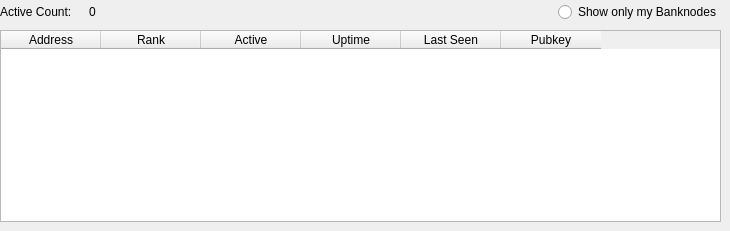
     <widget class="QWidget" name="tab">
      <attribute name="title">
       <string>Active Base Nodes</string>
      </attribute>
      <widget class="QWidget" name="layoutWidget">
       <property name="geometry">
        <rect>
         <x>0</x>
         <y>0</y>
         <width>721</width>
         <height>24</height>
        </rect>
       </property>
       <layout class="QHBoxLayout" name="horizontalLayout_6">
        <property name="bottomMargin">
         <number>0</number>
        </property>
        <item>
         <widget class="QLabel" name="label_30">
          <property name="sizePolicy">
           <sizepolicy hsizetype="Fixed" vsizetype="Preferred">
            <horstretch>0</horstretch>
            <verstretch>0</verstretch>
           </sizepolicy>
          </property>
          <property name="maximumSize">
           <size>
            <width>120</width>
            <height>16777215</height>
           </size>
          </property>
          <property name="text">
           <string>Active Count:</string>
          </property>
         </widget>
        </item>
        <item>
         <widget class="QLabel" name="countLabel">
          <property name="maximumSize">
           <size>
            <width>120</width>
            <height>16777215</height>
           </size>
          </property>
          <property name="text">
           <string>0</string>
          </property>
         </widget>
        </item>
        <item>
         <spacer name="horizontalSpacer_6">
          <property name="orientation">
           <enum>Qt::Horizontal</enum>
          </property>
          <property name="sizeType">
           <enum>QSizePolicy::Fixed</enum>
          </property>
          <property name="sizeHint" stdset="0">
           <size>
            <width>380</width>
            <height>20</height>
           </size>
          </property>
         </spacer>
        </item>
        <item>
         <widget class="QRadioButton" name="showMineOnly">
          <property name="maximumSize">
           <size>
            <width>220</width>
            <height>16777215</height>
           </size>
          </property>
          <property name="toolTip">
           <string>Show only those Banknodes listed by their address in mybanknodes.txt</string>
          </property>
          <property name="text">
           <string>Show only my Banknodes</string>
          </property>
         </widget>
        </item>
       </layout>
      </widget>
      <widget class="QTableWidget" name="tableWidget">
       <property name="geometry">
        <rect>
         <x>0</x>
         <y>30</y>
         <width>721</width>
         <height>192</height>
        </rect>
       </property>
       <property name="sizePolicy">
        <sizepolicy hsizetype="Preferred" vsizetype="Preferred">
         <horstretch>0</horstretch>
         <verstretch>0</verstretch>
        </sizepolicy>
       </property>
       <property name="minimumSize">
        <size>
         <width>0</width>
         <height>0</height>
        </size>
       </property>
       <property name="maximumSize">
        <size>
         <width>800</width>
         <height>16777215</height>
        </size>
       </property>
       <property name="editTriggers">
        <set>QAbstractItemView::NoEditTriggers</set>
       </property>
       <property name="alternatingRowColors">
        <bool>true</bool>
       </property>
       <property name="selectionBehavior">
        <enum>QAbstractItemView::SelectRows</enum>
       </property>
       <property name="horizontalScrollMode">
        <enum>QAbstractItemView::ScrollPerPixel</enum>
       </property>
       <attribute name="horizontalHeaderStretchLastSection">
        <bool>false</bool>
       </attribute>
       <column>
        <property name="text">
         <string>Address</string>
        </property>
       </column>
       <column>
        <property name="text">
         <string>Rank</string>
        </property>
       </column>
       <column>
        <property name="text">
         <string>Active</string>
        </property>
       </column>
       <column>
        <property name="text">
         <string>Uptime</string>
        </property>
       </column>
       <column>
        <property name="text">
         <string>Last Seen</string>
        </property>
       </column>
       <column>
        <property name="text">
         <string>Pubkey</string>
        </property>
       </column>
      </widget>
     </widget>
